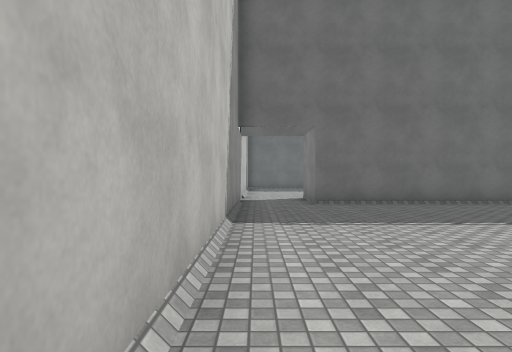
[1] (above)

16 first-person views from a walk through a Unity game level. The camera is 1.4 m above the floor, looks level and sees 75° across. Doors are open. The floor is counted in squares, 2 m on a side. Each view is taken from the middle of a square. On the plan, view 1 faces up. The plan holds only what a view shows up to about 10 squares ahead; the rest is blank. Surface patterns are stand-ins for the level's own textures.

[2]
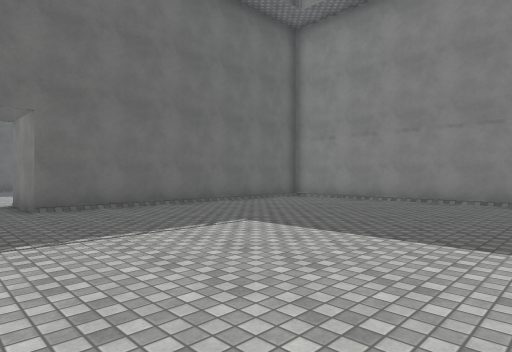

[3]
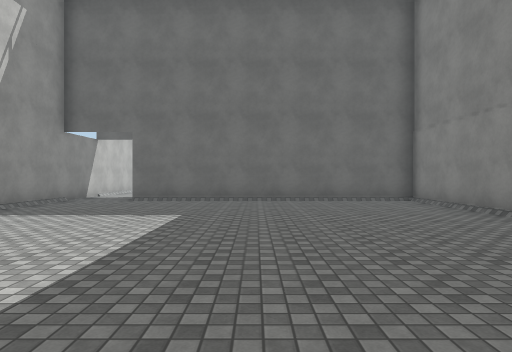

[4]
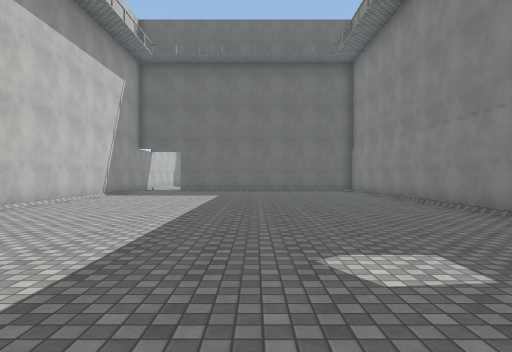

[5]
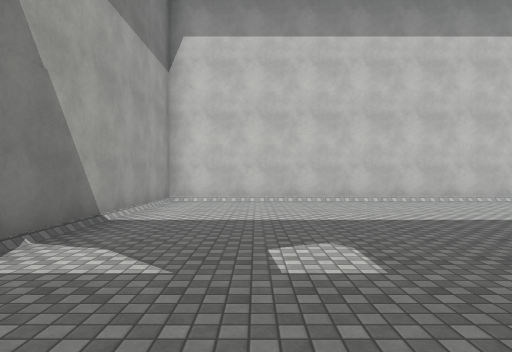

[6]
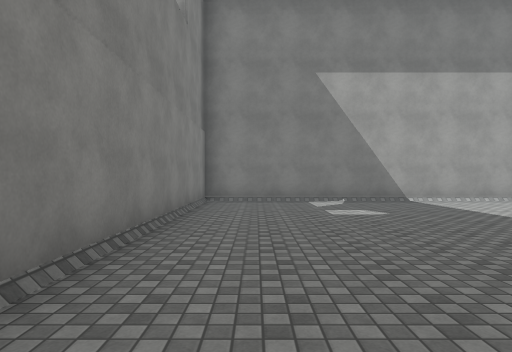

[7]
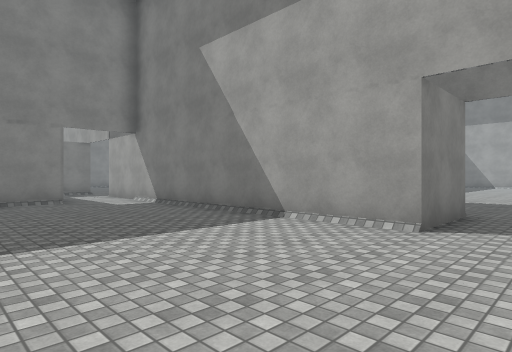

[8]
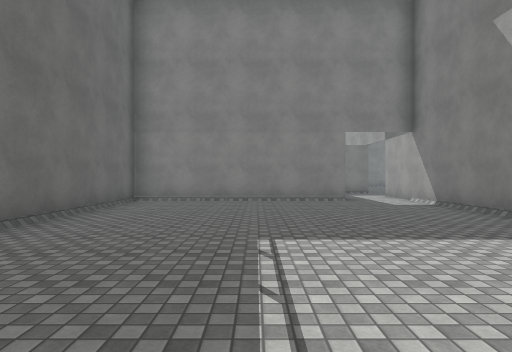

[9]
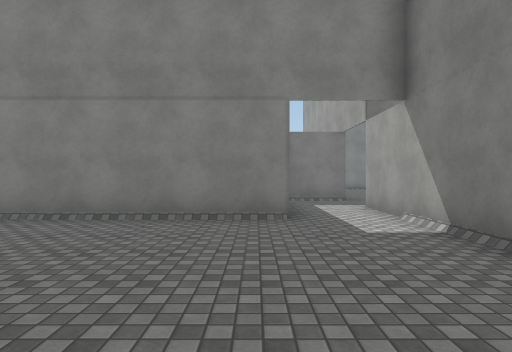

[10]
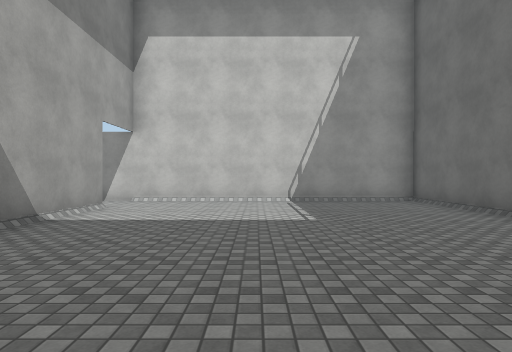

[11]
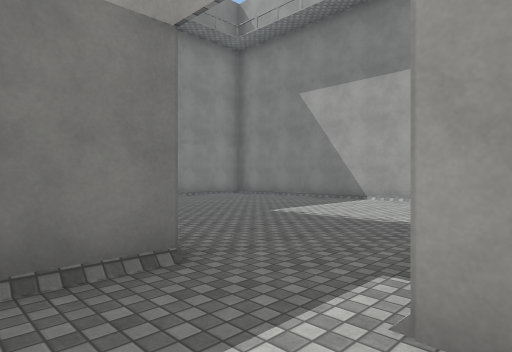

[12]
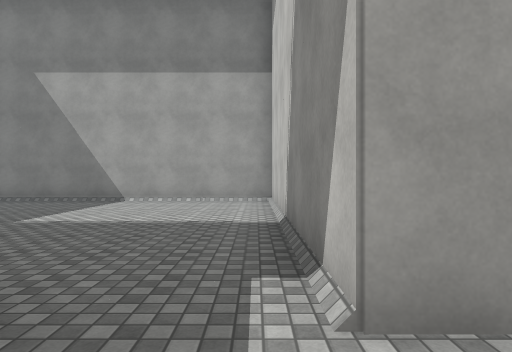

[13]
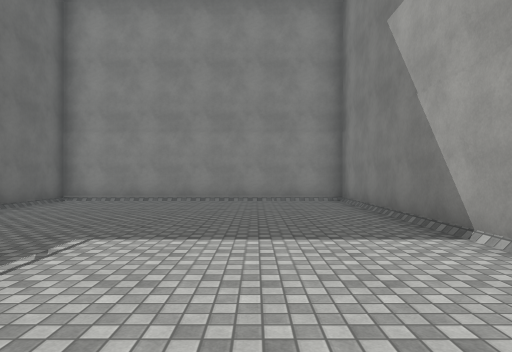

[14]
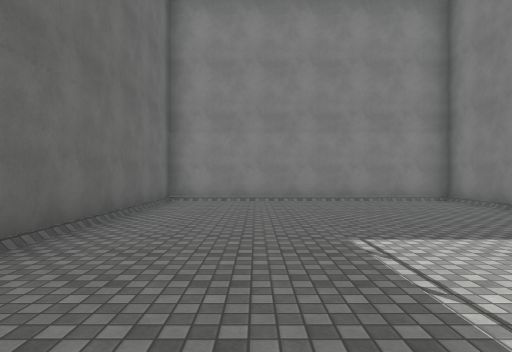

[15]
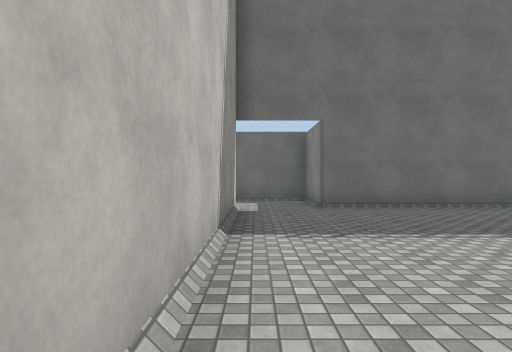

[16]
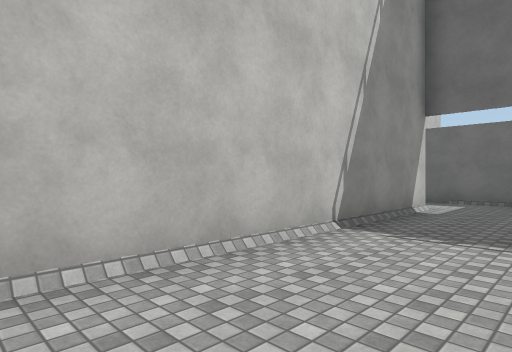

### Floor plan
Points are (right, up) in squares from view 1. A wall is a line through its corners. A room is listed if a view was taken in it or the views show most of it. See-through windows are left out.
Room 1 (views 1, 2, 3, 4, 5, 6)
walls: (-0.4, 8) (-0.4, -7.4) (9.5, -7.4) (9.5, 8.4) (1.5, 8.4)
ways out: open door at (0.5, 8) to room 5
Room 2 (views 7, 8, 9, 10)
walls: (1.5, 10.5) (9.5, 10.5); (9.5, 12.4) (9.5, 18.4) (-0.4, 18.4) (-0.4, 10.5)
ways out: open door at (9.5, 11.5) to room 3; open door at (0.5, 10.5) to room 5
Room 3 (views 11, 12)
walls: (13.4, 10.4) (13.4, 12.5) (10.9, 12.5); (9.5, 10.5) (11.6, 10.5)
ways out: open door at (9.5, 11.5) to room 2; open door at (12.5, 10) to room 4
Room 4 (views 13, 14, 15, 16)
walls: (11.6, 10.5) (11.6, 2.5) (21.4, 2.5) (21.4, 10.4) (13.4, 10.4)
ways out: open door at (12.5, 10) to room 3
Room 5 (no view inside)
walls: (-0.4, 10.5) (-0.4, 8); (1.5, 8.4) (1.5, 10.5)
ways out: open door at (0.5, 8) to room 1; open door at (0.5, 10.5) to room 2

Where each view was taken, in squares from view 1:
view 1: 0 up, 0 right, facing up
view 2: 1 up, 0 right, facing up-right
view 3: 1 down, 5 right, facing up
view 4: 7 down, 5 right, facing up
view 5: 5 down, 9 right, facing left
view 6: 2 up, 8 right, facing down
view 7: 15 up, 0 right, facing down-right
view 8: 15 up, 0 right, facing right
view 9: 13 up, 4 right, facing right
view 10: 14 up, 9 right, facing left
view 11: 12 up, 11 right, facing down-right
view 12: 12 up, 12 right, facing down
view 13: 5 up, 12 right, facing right
view 14: 8 up, 12 right, facing right
view 15: 3 up, 12 right, facing up
view 16: 3 up, 14 right, facing up-left
